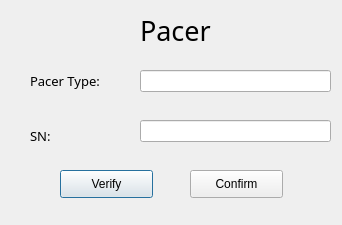
<?xml version="1.0" encoding="UTF-8"?>
<ui version="4.0">
 <class>Dialog</class>
 <widget class="QDialog" name="Dialog">
  <property name="geometry">
   <rect>
    <x>0</x>
    <y>0</y>
    <width>342</width>
    <height>225</height>
   </rect>
  </property>
  <property name="windowTitle">
   <string>Dialog</string>
  </property>
  <widget class="QLabel" name="label">
   <property name="geometry">
    <rect>
     <x>30</x>
     <y>65</y>
     <width>111</width>
     <height>31</height>
    </rect>
   </property>
   <property name="font">
    <font>
     <family>Product Sans Light</family>
     <pointsize>10</pointsize>
    </font>
   </property>
   <property name="text">
    <string>Pacer Type:</string>
   </property>
  </widget>
  <widget class="QLabel" name="label_2">
   <property name="geometry">
    <rect>
     <x>30</x>
     <y>120</y>
     <width>101</width>
     <height>31</height>
    </rect>
   </property>
   <property name="font">
    <font>
     <family>Product Sans Light</family>
     <pointsize>10</pointsize>
    </font>
   </property>
   <property name="text">
    <string>SN:</string>
   </property>
  </widget>
  <widget class="QPushButton" name="check_button">
   <property name="geometry">
    <rect>
     <x>60</x>
     <y>170</y>
     <width>93</width>
     <height>28</height>
    </rect>
   </property>
   <property name="text">
    <string>Verify</string>
   </property>
  </widget>
  <widget class="QLabel" name="title">
   <property name="geometry">
    <rect>
     <x>140</x>
     <y>10</y>
     <width>121</width>
     <height>41</height>
    </rect>
   </property>
   <property name="font">
    <font>
     <family>Product Sans</family>
     <pointsize>20</pointsize>
    </font>
   </property>
   <property name="text">
    <string>Pacer</string>
   </property>
  </widget>
  <widget class="QLineEdit" name="unitSN_text">
   <property name="geometry">
    <rect>
     <x>140</x>
     <y>70</y>
     <width>191</width>
     <height>22</height>
    </rect>
   </property>
  </widget>
  <widget class="QPushButton" name="confirm_button">
   <property name="geometry">
    <rect>
     <x>190</x>
     <y>170</y>
     <width>93</width>
     <height>28</height>
    </rect>
   </property>
   <property name="text">
    <string>Confirm</string>
   </property>
  </widget>
  <widget class="QLineEdit" name="unitV_text">
   <property name="geometry">
    <rect>
     <x>140</x>
     <y>120</y>
     <width>191</width>
     <height>22</height>
    </rect>
   </property>
  </widget>
 </widget>
 <resources/>
 <connections/>
</ui>
